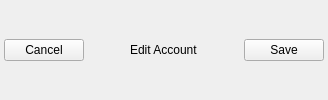
    <widget class="QFrame" name="frBBControls">
     <property name="frameShape">
      <enum>QFrame::NoFrame</enum>
     </property>
     <property name="frameShadow">
      <enum>QFrame::Plain</enum>
     </property>
     <layout class="QGridLayout" name="gridLayout_26">
      <property name="leftMargin">
       <number>0</number>
      </property>
      <property name="topMargin">
       <number>0</number>
      </property>
      <property name="rightMargin">
       <number>0</number>
      </property>
      <property name="bottomMargin">
       <number>0</number>
      </property>
      <item row="0" column="0">
       <layout class="QGridLayout" name="bbLayout">
        <property name="leftMargin">
         <number>4</number>
        </property>
        <property name="topMargin">
         <number>4</number>
        </property>
        <property name="rightMargin">
         <number>4</number>
        </property>
        <property name="bottomMargin">
         <number>4</number>
        </property>
        <item row="0" column="2">
         <widget class="QLabel" name="bbFrameLabel">
          <property name="text">
           <string>Edit Account</string>
          </property>
         </widget>
        </item>
        <item row="0" column="4">
         <widget class="QPushButton" name="btSaveBB">
          <property name="text">
           <string>Save</string>
          </property>
          <property name="autoDefault">
           <bool>false</bool>
          </property>
         </widget>
        </item>
        <item row="0" column="3">
         <spacer name="horizontalSpacer_4">
          <property name="orientation">
           <enum>Qt::Horizontal</enum>
          </property>
          <property name="sizeHint" stdset="0">
           <size>
            <width>40</width>
            <height>20</height>
           </size>
          </property>
         </spacer>
        </item>
        <item row="0" column="0">
         <widget class="QPushButton" name="btCancelBB">
          <property name="text">
           <string>Cancel</string>
          </property>
          <property name="autoDefault">
           <bool>false</bool>
          </property>
         </widget>
        </item>
        <item row="0" column="1">
         <spacer name="horizontalSpacer_2">
          <property name="orientation">
           <enum>Qt::Horizontal</enum>
          </property>
          <property name="sizeHint" stdset="0">
           <size>
            <width>40</width>
            <height>20</height>
           </size>
          </property>
         </spacer>
        </item>
       </layout>
      </item>
     </layout>
    </widget>
